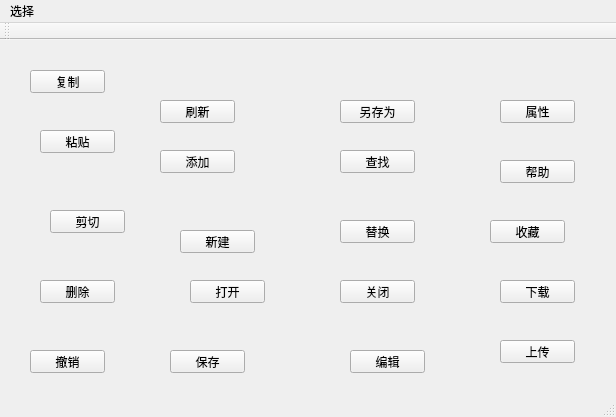
<?xml version="1.0" encoding="UTF-8"?>
<ui version="4.0">
 <class>MainWindow</class>
 <widget class="QMainWindow" name="MainWindow">
  <property name="geometry">
   <rect>
    <x>0</x>
    <y>0</y>
    <width>616</width>
    <height>417</height>
   </rect>
  </property>
  <property name="windowTitle">
   <string>MainWindow</string>
  </property>
  <widget class="QWidget" name="centralWidget">
   <widget class="QPushButton" name="pushButton">
    <property name="geometry">
     <rect>
      <x>30</x>
      <y>30</y>
      <width>75</width>
      <height>23</height>
     </rect>
    </property>
    <property name="text">
     <string>复制</string>
    </property>
   </widget>
   <widget class="QPushButton" name="pushButton_2">
    <property name="geometry">
     <rect>
      <x>40</x>
      <y>90</y>
      <width>75</width>
      <height>23</height>
     </rect>
    </property>
    <property name="text">
     <string>粘贴</string>
    </property>
   </widget>
   <widget class="QPushButton" name="pushButton_3">
    <property name="geometry">
     <rect>
      <x>50</x>
      <y>170</y>
      <width>75</width>
      <height>23</height>
     </rect>
    </property>
    <property name="text">
     <string>剪切</string>
    </property>
   </widget>
   <widget class="QPushButton" name="pushButton_4">
    <property name="geometry">
     <rect>
      <x>40</x>
      <y>240</y>
      <width>75</width>
      <height>23</height>
     </rect>
    </property>
    <property name="text">
     <string>删除</string>
    </property>
   </widget>
   <widget class="QPushButton" name="pushButton_5">
    <property name="geometry">
     <rect>
      <x>180</x>
      <y>190</y>
      <width>75</width>
      <height>23</height>
     </rect>
    </property>
    <property name="text">
     <string>新建</string>
    </property>
   </widget>
   <widget class="QPushButton" name="pushButton_6">
    <property name="geometry">
     <rect>
      <x>160</x>
      <y>110</y>
      <width>75</width>
      <height>23</height>
     </rect>
    </property>
    <property name="text">
     <string>添加</string>
    </property>
   </widget>
   <widget class="QPushButton" name="pushButton_7">
    <property name="geometry">
     <rect>
      <x>340</x>
      <y>60</y>
      <width>75</width>
      <height>23</height>
     </rect>
    </property>
    <property name="text">
     <string>另存为</string>
    </property>
   </widget>
   <widget class="QPushButton" name="pushButton_8">
    <property name="geometry">
     <rect>
      <x>190</x>
      <y>240</y>
      <width>75</width>
      <height>23</height>
     </rect>
    </property>
    <property name="text">
     <string>打开</string>
    </property>
   </widget>
   <widget class="QPushButton" name="pushButton_9">
    <property name="geometry">
     <rect>
      <x>170</x>
      <y>310</y>
      <width>75</width>
      <height>23</height>
     </rect>
    </property>
    <property name="text">
     <string>保存</string>
    </property>
   </widget>
   <widget class="QPushButton" name="pushButton_10">
    <property name="geometry">
     <rect>
      <x>340</x>
      <y>110</y>
      <width>75</width>
      <height>23</height>
     </rect>
    </property>
    <property name="text">
     <string>查找</string>
    </property>
   </widget>
   <widget class="QPushButton" name="pushButton_11">
    <property name="geometry">
     <rect>
      <x>340</x>
      <y>180</y>
      <width>75</width>
      <height>23</height>
     </rect>
    </property>
    <property name="text">
     <string>替换</string>
    </property>
   </widget>
   <widget class="QPushButton" name="pushButton_12">
    <property name="geometry">
     <rect>
      <x>160</x>
      <y>60</y>
      <width>75</width>
      <height>23</height>
     </rect>
    </property>
    <property name="text">
     <string>刷新</string>
    </property>
   </widget>
   <widget class="QPushButton" name="pushButton_13">
    <property name="geometry">
     <rect>
      <x>30</x>
      <y>310</y>
      <width>75</width>
      <height>23</height>
     </rect>
    </property>
    <property name="text">
     <string>撤销</string>
    </property>
   </widget>
   <widget class="QPushButton" name="pushButton_14">
    <property name="geometry">
     <rect>
      <x>340</x>
      <y>240</y>
      <width>75</width>
      <height>23</height>
     </rect>
    </property>
    <property name="text">
     <string>关闭</string>
    </property>
   </widget>
   <widget class="QPushButton" name="pushButton_15">
    <property name="geometry">
     <rect>
      <x>350</x>
      <y>310</y>
      <width>75</width>
      <height>23</height>
     </rect>
    </property>
    <property name="text">
     <string>编辑</string>
    </property>
   </widget>
   <widget class="QPushButton" name="pushButton_16">
    <property name="geometry">
     <rect>
      <x>500</x>
      <y>60</y>
      <width>75</width>
      <height>23</height>
     </rect>
    </property>
    <property name="text">
     <string>属性</string>
    </property>
   </widget>
   <widget class="QPushButton" name="pushButton_17">
    <property name="geometry">
     <rect>
      <x>500</x>
      <y>120</y>
      <width>75</width>
      <height>23</height>
     </rect>
    </property>
    <property name="text">
     <string>帮助</string>
    </property>
   </widget>
   <widget class="QPushButton" name="pushButton_18">
    <property name="geometry">
     <rect>
      <x>490</x>
      <y>180</y>
      <width>75</width>
      <height>23</height>
     </rect>
    </property>
    <property name="text">
     <string>收藏</string>
    </property>
   </widget>
   <widget class="QPushButton" name="pushButton_19">
    <property name="geometry">
     <rect>
      <x>500</x>
      <y>240</y>
      <width>75</width>
      <height>23</height>
     </rect>
    </property>
    <property name="text">
     <string>下载</string>
    </property>
   </widget>
   <widget class="QPushButton" name="pushButton_20">
    <property name="geometry">
     <rect>
      <x>500</x>
      <y>300</y>
      <width>75</width>
      <height>23</height>
     </rect>
    </property>
    <property name="text">
     <string>上传</string>
    </property>
   </widget>
  </widget>
  <widget class="QToolBar" name="mainToolBar">
   <attribute name="toolBarArea">
    <enum>TopToolBarArea</enum>
   </attribute>
   <attribute name="toolBarBreak">
    <bool>false</bool>
   </attribute>
  </widget>
  <widget class="QStatusBar" name="statusBar"/>
  <widget class="QMenuBar" name="menuBar">
   <property name="geometry">
    <rect>
     <x>0</x>
     <y>0</y>
     <width>616</width>
     <height>23</height>
    </rect>
   </property>
   <widget class="QMenu" name="menu">
    <property name="title">
     <string>选择</string>
    </property>
    <addaction name="actionChinese"/>
    <addaction name="actionEnglish"/>
    <addaction name="actiondeutsch"/>
    <addaction name="action"/>
    <addaction name="action_2"/>
   </widget>
   <addaction name="menu"/>
  </widget>
  <action name="actionChinese">
   <property name="checkable">
    <bool>true</bool>
   </property>
   <property name="checked">
    <bool>false</bool>
   </property>
   <property name="enabled">
    <bool>true</bool>
   </property>
   <property name="text">
    <string>简体中文</string>
   </property>
  </action>
  <action name="actionEnglish">
   <property name="checkable">
    <bool>true</bool>
   </property>
   <property name="text">
    <string>English</string>
   </property>
  </action>
  <action name="actiondeutsch">
   <property name="checkable">
    <bool>true</bool>
   </property>
   <property name="text">
    <string>deutsch</string>
   </property>
  </action>
  <action name="action">
   <property name="checkable">
    <bool>true</bool>
   </property>
   <property name="text">
    <string>日本語</string>
   </property>
  </action>
  <action name="action_2">
   <property name="checkable">
    <bool>true</bool>
   </property>
   <property name="text">
    <string>한글</string>
   </property>
  </action>
 </widget>
 <layoutdefault spacing="6" margin="11"/>
 <resources/>
 <connections/>
</ui>
